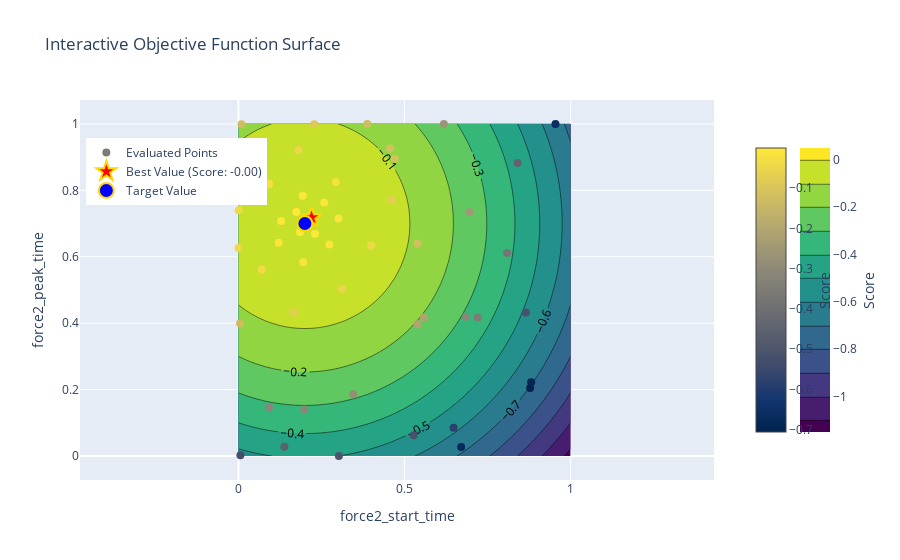

This figure's notebook cell:
### Code cell
def visualize_objective_surface_interactive(optimizer):
    # Use a 2D slice for simplicity (vary two parameters, fix others)
    x = np.linspace(0.0, 1.0, 50)  # Adjust these ranges to match pbounds
    y = np.linspace(0.0, 1.0, 50)  # Adjust these ranges to match pbounds
    X, Y = np.meshgrid(x, y)

    # Fixed parameters for visualization

    # Compute objective values for each combination of x, y
    Z = np.array([
        objective(xi, yi)
        for xi, yi in zip(np.ravel(X), np.ravel(Y))
    ])
    Z = Z.reshape(X.shape)

    # Extract evaluated points and hover information from optimizer.res
    evaluated_x = []
    evaluated_y = []
    evaluated_scores = []
    hover_texts = []

    for res in optimizer.res:
        params = res["params"]
        score = res["target"]

        evaluated_x.append(params["force2_start_time"])
        evaluated_y.append(params["force2_end_time"])
        evaluated_scores.append(score)

        # Format hover text to include all parameter values and the score
        hover_text = (
            f"<b>Score:</b> {score:.2f}<br>"
            f"<b>force2_start_time:</b> {params['force2_start_time']:.2f}<br>"
            f"<b>force2_end_time:</b> {params['force2_end_time']:.2f}"
        )
        hover_texts.append(hover_text)

    # Extract the best point
    best_params = optimizer.max["params"]
    best_x = best_params["force2_start_time"]
    best_y = best_params["force2_end_time"]
    best_score = optimizer.max["target"]

    # Create the interactive plot
    fig = go.Figure()

    # Add the contour surface
    fig.add_trace(go.Contour(
        x=x, y=y, z=Z,
        colorscale="Viridis",
        colorbar=dict(
            title="Score",
            titleside="right",
            x=1.12,  # Move colorbar slightly right
            len=0.8  # Adjust colorbar length
        ),
        contours=dict(showlabels=True),
        name="Objective Surface"
    ))

    # Add evaluated points with hover information
    fig.add_trace(go.Scatter(
        x=evaluated_x, y=evaluated_y,
        mode='markers',
        marker=dict(
            size=8,
            color=evaluated_scores,
            colorscale="Cividis",
            showscale=True,
            colorbar=dict(
                title="Score",
                titleside="right",
                x=1.05,  # Move colorbar slightly right
                len=0.8  # Adjust colorbar length
            ),
        ),
        text=hover_texts,  # Add hover information
        hoverinfo="text",  # Display custom hover text
        name="Evaluated Points"
    ))

    # Add the best point
    fig.add_trace(go.Scatter(
        x=[best_x], y=[best_y],
        mode='markers',
        marker=dict(
            size=15,
            color='red',
            symbol='star',
            line=dict(width=2, color='gold')
        ),
        name=f"Best Value (Score: {best_score:.2f})",
        hoverinfo="skip"  # Skip hover text for the best point
    ))

    # Add the target point
    fig.add_trace(go.Scatter(
        x=[0.2], y=[0.7],
        mode='markers',
        marker=dict(
            size=15,
            color='blue',
            symbol='circle',
            line=dict(width=2, color='gold')
        ),
        name=f"Target Value",
        hoverinfo="skip"  # Skip hover text for the best point
    ))

    # Update layout for better visualization
    fig.update_layout(
        title="Interactive Objective Function Surface",
        xaxis_title="force2_start_time",
        yaxis_title="force2_peak_time",
        xaxis=dict(scaleanchor="y"),  # Link x-axis scale to y-axis scale
        yaxis=dict(scaleanchor="x"),  # Link y-axis scale to x-axis scale
        legend=dict(yanchor="top", y=0.9, xanchor="left", x=0.01),
        template="plotly"
    )

    # Show the interactive plot
    iplot(fig)


# Example usage:
visualize_objective_surface_interactive(optimizer)

### Figure 1 — Plotly figure (JSON) as saved in the notebook; plotly's stock layout.template omitted (floating-point values rounded to 4 significant figures; data arrays with more than 128 entries replaced by an {"elided": "..."} marker saying what was removed)
{"data": [{"colorbar": {"len": 0.8, "title": {"side": "right", "text": "Score"}, "x": 1.12}, "colorscale": [[0, "#440154"], [0.1111, "#482878"], [0.2222, "#3e4989"], [0.3333, "#31688e"], [0.4444, "#26828e"], [0.5556, "#1f9e89"], [0.6667, "#35b779"], [0.7778, "#6ece58"], [0.8889, "#b5de2b"], [1, "#fde725"]], "contours": {"showlabels": true}, "name": "Objective Surface", "type": "contour", "x": [0, 0.02041, 0.04082, 0.06122, 0.08163, 0.102, 0.1224, 0.1429, 0.1633, 0.1837, 0.2041, 0.2245, 0.2449, 0.2653, 0.2857, 0.3061, 0.3265, 0.3469, 0.3673, 0.3878, 0.4082, 0.4286, 0.449, 0.4694, 0.4898, 0.5102, 0.5306, 0.551, 0.5714, 0.5918, 0.6122, 0.6327, 0.6531, 0.6735, 0.6939, 0.7143, 0.7347, 0.7551, 0.7755, 0.7959, 0.8163, 0.8367, 0.8571, 0.8776, 0.898, 0.9184, 0.9388, 0.9592, 0.9796, 1], "y": [0, 0.02041, 0.04082, 0.06122, 0.08163, 0.102, 0.1224, 0.1429, 0.1633, 0.1837, 0.2041, 0.2245, 0.2449, 0.2653, 0.2857, 0.3061, 0.3265, 0.3469, 0.3673, 0.3878, 0.4082, 0.4286, 0.449, 0.4694, 0.4898, 0.5102, 0.5306, 0.551, 0.5714, 0.5918, 0.6122, 0.6327, 0.6531, 0.6735, 0.6939, 0.7143, 0.7347, 0.7551, 0.7755, 0.7959, 0.8163, 0.8367, 0.8571, 0.8776, 0.898, 0.9184, 0.9388, 0.9592, 0.9796, 1], "z": {"elided": "50x50 float values"}}, {"hoverinfo": "text", "marker": {"color": [-0.3508, -0.5003, -0.3177, -0.2851, -0.2067, -0.3143, -0.7054, -0.6737, -0.2086, -0.3132, -0.05133, -0.007039, -0.125, -0.04123, -0.1258, -0.0008569, -0.01044, -0.6587, -0.03596, -0.005188, -0.07418, -0.0243, -0.0137, -0.04944, -0.009495, -0.0258, -0.1286, -0.04405, -0.0007322, -0.07274, -0.2469, -0.2648, -0.04537, -0.009533, -0.06492, -0.524, -0.09025, -0.00186, -0.1184, -0.001875, -0.007421, -0.6923, -0.5788, -0.1112, -0.5146, -0.4555, -0.1169, -0.4432, -0.3788, -0.5134], "colorbar": {"len": 0.8, "title": {"side": "right", "text": "Score"}, "x": 1.05}, "colorscale": [[0, "#00224e"], [0.1111, "#123570"], [0.2222, "#3b496c"], [0.3333, "#575d6d"], [0.4444, "#707173"], [0.5556, "#8a8678"], [0.6667, "#a59c74"], [0.7778, "#c3b369"], [0.8889, "#e1cc55"], [1, "#fee838"]], "showscale": true, "size": 8}, "mode": "markers", "name": "Evaluated Points", "text": ["<b>Score:</b> -0.35<br><b>force2_start_time:</b> 0.72<br><b>force2_end_time:</b> 0.42", "<b>Score:</b> -0.50<br><b>force2_start_time:</b> 0.30<br><b>force2_end_time:</b> 0.00", "<b>Score:</b> -0.32<br><b>force2_start_time:</b> 0.09<br><b>force2_end_time:</b> 0.15", "<b>Score:</b> -0.29<br><b>force2_start_time:</b> 0.35<br><b>force2_end_time:</b> 0.19", "<b>Score:</b> -0.21<br><b>force2_start_time:</b> 0.54<br><b>force2_end_time:</b> 0.40", "<b>Score:</b> -0.31<br><b>force2_start_time:</b> 0.69<br><b>force2_end_time:</b> 0.42", "<b>Score:</b> -0.71<br><b>force2_start_time:</b> 0.88<br><b>force2_end_time:</b> 0.20", "<b>Score:</b> -0.67<br><b>force2_start_time:</b> 0.67<br><b>force2_end_time:</b> 0.03", "<b>Score:</b> -0.21<br><b>force2_start_time:</b> 0.56<br><b>force2_end_time:</b> 0.42", "<b>Score:</b> -0.31<br><b>force2_start_time:</b> 0.20<br><b>force2_end_time:</b> 0.14", "<b>Score:</b> -0.05<br><b>force2_start_time:</b> 0.31<br><b>force2_end_time:</b> 0.50", "<b>Score:</b> -0.01<br><b>force2_start_time:</b> 0.19<br><b>force2_end_time:</b> 0.78", "<b>Score:</b> -0.13<br><b>force2_start_time:</b> 0.39<br><b>force2_end_time:</b> 1.00", "<b>Score:</b> -0.04<br><b>force2_start_time:</b> 0.00<br><b>force2_end_time:</b> 0.74", "<b>Score:</b> -0.13<br><b>force2_start_time:</b> 0.01<br><b>force2_end_time:</b> 1.00", "<b>Score:</b> -0.00<br><b>force2_start_time:</b> 0.19<br><b>force2_end_time:</b> 0.67", "<b>Score:</b> -0.01<br><b>force2_start_time:</b> 0.30<br><b>force2_end_time:</b> 0.71", "<b>Score:</b> -0.66<br><b>force2_start_time:</b> 0.95<br><b>force2_end_time:</b> 1.00", "<b>Score:</b> -0.04<br><b>force2_start_time:</b> 0.07<br><b>force2_end_time:</b> 0.56", "<b>Score:</b> -0.01<br><b>force2_start_time:</b> 0.13<br><b>force2_end_time:</b> 0.71", "<b>Score:</b> -0.07<br><b>force2_start_time:</b> 0.46<br><b>force2_end_time:</b> 0.77", "<b>Score:</b> -0.02<br><b>force2_start_time:</b> 0.29<br><b>force2_end_time:</b> 0.83", "<b>Score:</b> -0.01<br><b>force2_start_time:</b> 0.20<br><b>force2_end_time:</b> 0.58", "<b>Score:</b> -0.05<br><b>force2_start_time:</b> 0.18<br><b>force2_end_time:</b> 0.92", "<b>Score:</b> -0.01<br><b>force2_start_time:</b> 0.27<br><b>force2_end_time:</b> 0.64", "<b>Score:</b> -0.03<br><b>force2_start_time:</b> 0.09<br><b>force2_end_time:</b> 0.82", "<b>Score:</b> -0.13<br><b>force2_start_time:</b> 0.00<br><b>force2_end_time:</b> 0.40", "<b>Score:</b> -0.04<br><b>force2_start_time:</b> 0.40<br><b>force2_end_time:</b> 0.63", "<b>Score:</b> -0.00<br><b>force2_start_time:</b> 0.22<br><b>force2_end_time:</b> 0.72", "<b>Score:</b> -0.07<br><b>force2_start_time:</b> 0.17<br><b>force2_end_time:</b> 0.43", "<b>Score:</b> -0.25<br><b>force2_start_time:</b> 0.70<br><b>force2_end_time:</b> 0.73", "<b>Score:</b> -0.26<br><b>force2_start_time:</b> 0.62<br><b>force2_end_time:</b> 1.00", "<b>Score:</b> -0.05<br><b>force2_start_time:</b> 0.00<br><b>force2_end_time:</b> 0.63", "<b>Score:</b> -0.01<br><b>force2_start_time:</b> 0.12<br><b>force2_end_time:</b> 0.64", "<b>Score:</b> -0.06<br><b>force2_start_time:</b> 0.00<br><b>force2_end_time:</b> 0.86", "<b>Score:</b> -0.52<br><b>force2_start_time:</b> 0.01<br><b>force2_end_time:</b> 0.00", "<b>Score:</b> -0.09<br><b>force2_start_time:</b> 0.23<br><b>force2_end_time:</b> 1.00", "<b>Score:</b> -0.00<br><b>force2_start_time:</b> 0.17<br><b>force2_end_time:</b> 0.73", "<b>Score:</b> -0.12<br><b>force2_start_time:</b> 0.54<br><b>force2_end_time:</b> 0.64", "<b>Score:</b> -0.00<br><b>force2_start_time:</b> 0.23<br><b>force2_end_time:</b> 0.67", "<b>Score:</b> -0.01<br><b>force2_start_time:</b> 0.26<br><b>force2_end_time:</b> 0.76", "<b>Score:</b> -0.69<br><b>force2_start_time:</b> 0.88<br><b>force2_end_time:</b> 0.22", "<b>Score:</b> -0.58<br><b>force2_start_time:</b> 0.65<br><b>force2_end_time:</b> 0.08", "<b>Score:</b> -0.11<br><b>force2_start_time:</b> 0.47<br><b>force2_end_time:</b> 0.90", "<b>Score:</b> -0.51<br><b>force2_start_time:</b> 0.87<br><b>force2_end_time:</b> 0.43", "<b>Score:</b> -0.46<br><b>force2_start_time:</b> 0.14<br><b>force2_end_time:</b> 0.03", "<b>Score:</b> -0.12<br><b>force2_start_time:</b> 0.46<br><b>force2_end_time:</b> 0.93", "<b>Score:</b> -0.44<br><b>force2_start_time:</b> 0.84<br><b>force2_end_time:</b> 0.88", "<b>Score:</b> -0.38<br><b>force2_start_time:</b> 0.81<br><b>force2_end_time:</b> 0.61", "<b>Score:</b> -0.51<br><b>force2_start_time:</b> 0.53<br><b>force2_end_time:</b> 0.06"], "type": "scatter", "x": [0.7203, 0.3023, 0.09234, 0.3456, 0.5388, 0.6852, 0.8781, 0.6705, 0.5587, 0.1981, 0.3123, 0.1935, 0.3878, 0.000893, 0.009219, 0.1853, 0.3011, 0.9544, 0.07014, 0.1284, 0.463, 0.293, 0.1954, 0.1803, 0.2739, 0.0918, 0.004899, 0.3993, 0.22, 0.1667, 0.6957, 0.6184, 0.0001894, 0.1214, 0.00258, 0.005917, 0.2285, 0.1742, 0.5388, 0.2302, 0.2582, 0.8813, 0.6477, 0.4704, 0.8655, 0.1382, 0.4566, 0.8403, 0.809, 0.5274], "y": [0.417, 0.0001144, 0.1468, 0.1863, 0.3968, 0.4192, 0.2045, 0.02739, 0.4173, 0.1404, 0.5032, 0.7836, 0.9996, 0.7398, 0.9991, 0.6747, 0.7149, 0.9993, 0.5618, 0.7078, 0.7708, 0.8251, 0.5831, 0.9215, 0.6365, 0.8187, 0.3991, 0.6341, 0.7182, 0.4324, 0.7347, 0.9995, 0.6262, 0.6421, 0.8611, 0.002656, 0.9991, 0.7345, 0.6399, 0.669, 0.7635, 0.2224, 0.08495, 0.8952, 0.4322, 0.0279, 0.926, 0.8823, 0.6112, 0.06263]}, {"hoverinfo": "skip", "marker": {"color": "red", "line": {"color": "gold", "width": 2}, "size": 15, "symbol": "star"}, "mode": "markers", "name": "Best Value (Score: -0.00)", "type": "scatter", "x": [0.22], "y": [0.7182]}, {"hoverinfo": "skip", "marker": {"color": "blue", "line": {"color": "gold", "width": 2}, "size": 15, "symbol": "circle"}, "mode": "markers", "name": "Target Value", "type": "scatter", "x": [0.2], "y": [0.7]}], "layout": {"legend": {"x": 0.01, "xanchor": "left", "y": 0.9, "yanchor": "top"}, "title": {"text": "Interactive Objective Function Surface"}, "xaxis": {"scaleanchor": "y", "title": {"text": "force2_start_time"}}, "yaxis": {"scaleanchor": "x", "title": {"text": "force2_peak_time"}}}}
